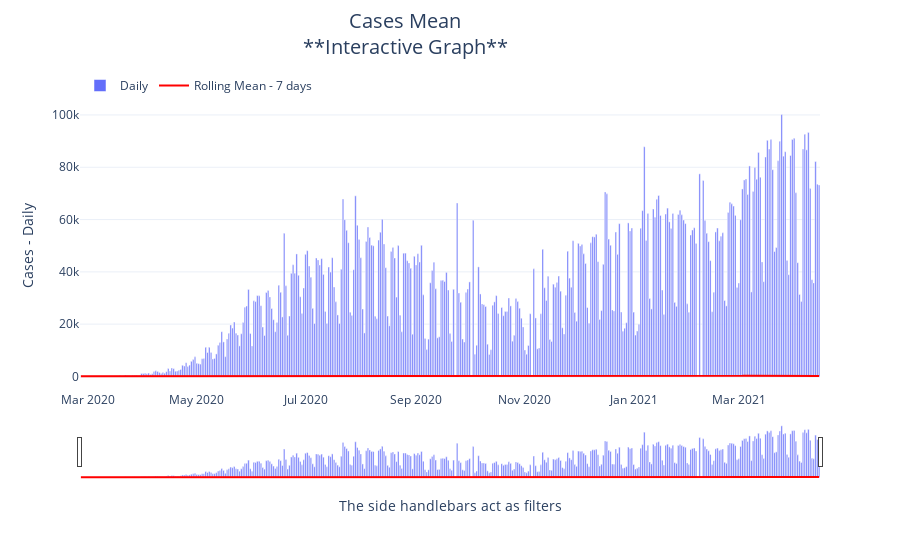

The cell this chart's notebook holds for it:
### Code cell
plotagem_media_movel(to_plot, 
                     'date', 
                     'new_cases', 
                     'new_cases_per_million_rollmean7',	
                     'Cases Mean')

### Figure 1 — Plotly figure (JSON) as saved in the notebook; plotly's stock layout.template omitted (floating-point values rounded to 4 significant figures; data arrays with more than 128 entries replaced by an {"elided": "..."} marker saying what was removed)
{"data": [{"name": "Daily", "type": "bar", "x": {"elided": "415 str values"}, "y": {"elided": "415 int values"}}, {"marker": {"color": "Red", "line": {"color": "Red", "width": 20}, "size": 120}, "mode": "lines", "name": "Rolling Mean - 7 days", "type": "scatter", "x": {"elided": "415 str values"}, "y": {"elided": "415 float values"}}], "layout": {"hovermode": "closest", "legend": {"orientation": "h", "x": 0, "y": 1}, "title": {"font": {"size": 20}, "text": "Cases Mean<br>**Interactive Graph**", "x": 0.45, "xanchor": "center", "y": 0.95, "yanchor": "top"}, "xaxis": {"rangeslider": {"visible": true}, "showgrid": false, "title": {"text": "The side handlebars act as filters"}, "type": "date"}, "yaxis": {"title": {"text": "Cases - Daily "}}}}
